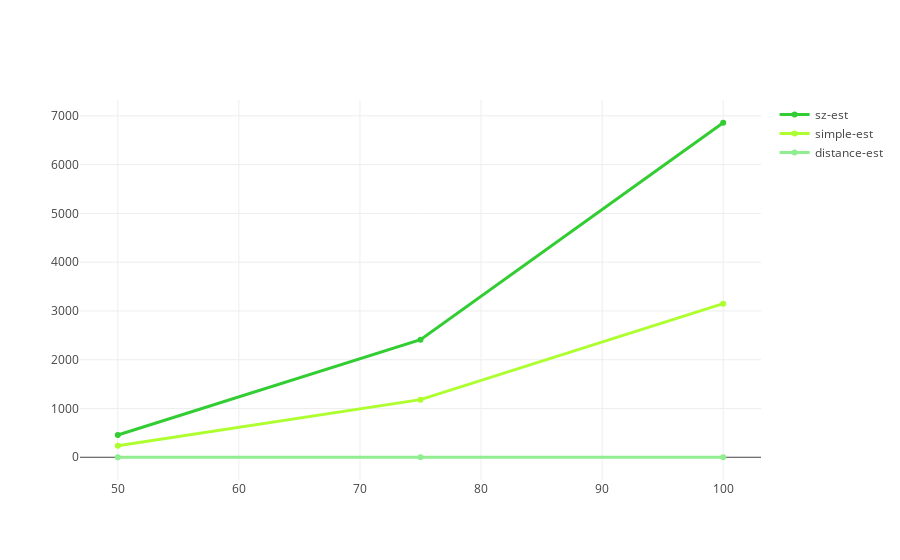

Notebook cell for this chart:
### Code cell
trace1 = go.Scatter(
    x = val1,
    y = times_sz_ua,
    mode = 'lines+markers',
    name = 'sz-est',
    line = dict(
        color = (colors1[0]),
        width = 3)
)
trace2 = go.Scatter(
    x = val1,
    y = times_sa_ua,
    mode = 'lines+markers',
    name = 'simple-est',
    line = dict(
        color = (colors1[1]),
        width = 3)
)
trace3 = go.Scatter(
    x = val1,
    y = times_ds_ua,
    mode = 'lines+markers',
    name = 'distance-est',
    line = dict(
        color = (colors1[2]),
        width = 3)
)
data = [trace1,trace2,trace3]

iplot(data, filename='line-mode')
##### UA 3-slowest

### Figure 1 — Plotly figure (JSON) as saved in the notebook; plotly's stock layout.template omitted (floating-point values rounded to 4 significant figures)
{"data": [{"line": {"color": "limegreen", "width": 3}, "mode": "lines+markers", "name": "sz-est", "type": "scatter", "x": [50, 75, 100], "y": [457.0, 2410.0, 6859.0]}, {"line": {"color": "greenyellow", "width": 3}, "mode": "lines+markers", "name": "simple-est", "type": "scatter", "x": [50, 75, 100], "y": [236.4, 1182.0, 3149.0]}, {"line": {"color": "lightgreen", "width": 3}, "mode": "lines+markers", "name": "distance-est", "type": "scatter", "x": [50, 75, 100], "y": [0.3016, 0.5675, 0.9206]}], "layout": {}}
